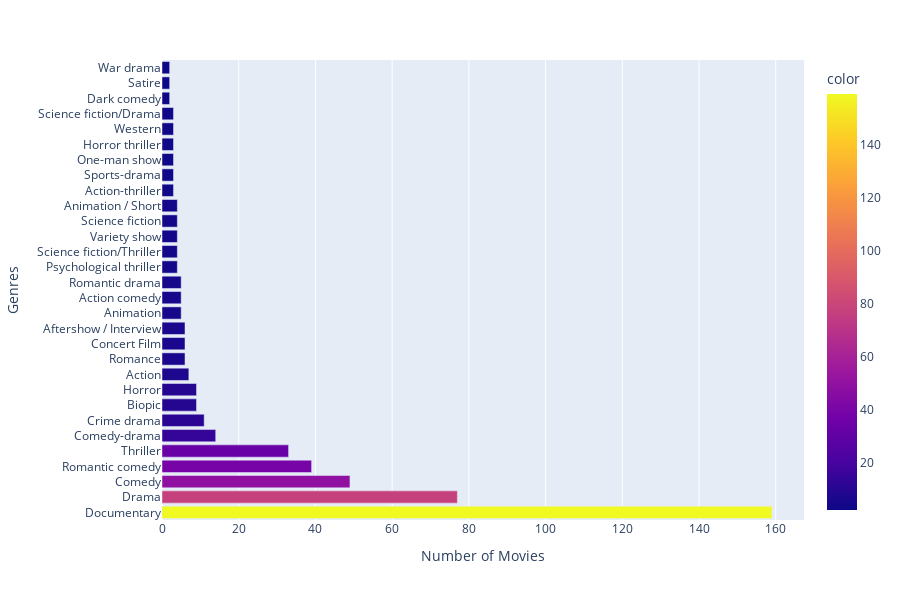

Here is the notebook cell this chart was saved with:
### Markdown cell above
5 - Value Counts of the 'Genre' Column have and what are those categories and visualization.

### Code cell
genre = df['Genre'].value_counts().nlargest(30)
fig = px.bar(genre, x=genre.values, y=genre.index, labels={'index':'Genres','x':'Number of Movies'},width=900,height=600,color=genre.values)
fig.show("png")

### Figure 1 — Plotly figure (JSON) as saved in the notebook; plotly's stock layout.template omitted (floating-point values rounded to 4 significant figures)
{"data": [{"alignmentgroup": "True", "hovertemplate": "Number of Movies=%{x}<br>Genres=%{y}<br>color=%{marker.color}<extra></extra>", "legendgroup": "", "marker": {"color": [159, 77, 49, 39, 33, 14, 11, 9, 9, 7, 6, 6, 6, 5, 5, 5, 4, 4, 4, 4, 4, 3, 3, 3, 3, 3, 3, 2, 2, 2], "coloraxis": "coloraxis", "pattern": {"shape": ""}}, "name": "", "offsetgroup": "", "orientation": "h", "showlegend": false, "textposition": "auto", "type": "bar", "x": [159, 77, 49, 39, 33, 14, 11, 9, 9, 7, 6, 6, 6, 5, 5, 5, 4, 4, 4, 4, 4, 3, 3, 3, 3, 3, 3, 2, 2, 2], "xaxis": "x", "y": ["Documentary", "Drama", "Comedy", "Romantic comedy", "Thriller", "Comedy-drama", "Crime drama", "Biopic", "Horror", "Action", "Romance", "Concert Film", "Aftershow / Interview", "Animation", "Action comedy", "Romantic drama", "Psychological thriller", "Science fiction/Thriller", "Variety show", "Science fiction", "Animation / Short", "Action-thriller", "Sports-drama", "One-man show", "Horror thriller", "Western", "Science fiction/Drama", "Dark comedy", "Satire", "War drama"], "yaxis": "y"}], "layout": {"barmode": "relative", "coloraxis": {"colorbar": {"title": {"text": "color"}}, "colorscale": [[0, "#0d0887"], [0.1111, "#46039f"], [0.2222, "#7201a8"], [0.3333, "#9c179e"], [0.4444, "#bd3786"], [0.5556, "#d8576b"], [0.6667, "#ed7953"], [0.7778, "#fb9f3a"], [0.8889, "#fdca26"], [1, "#f0f921"]]}, "height": 600, "legend": {"tracegroupgap": 0}, "margin": {"t": 60}, "width": 900, "xaxis": {"anchor": "y", "domain": [0, 1], "title": {"text": "Number of Movies"}}, "yaxis": {"anchor": "x", "domain": [0, 1], "title": {"text": "Genres"}}}}
